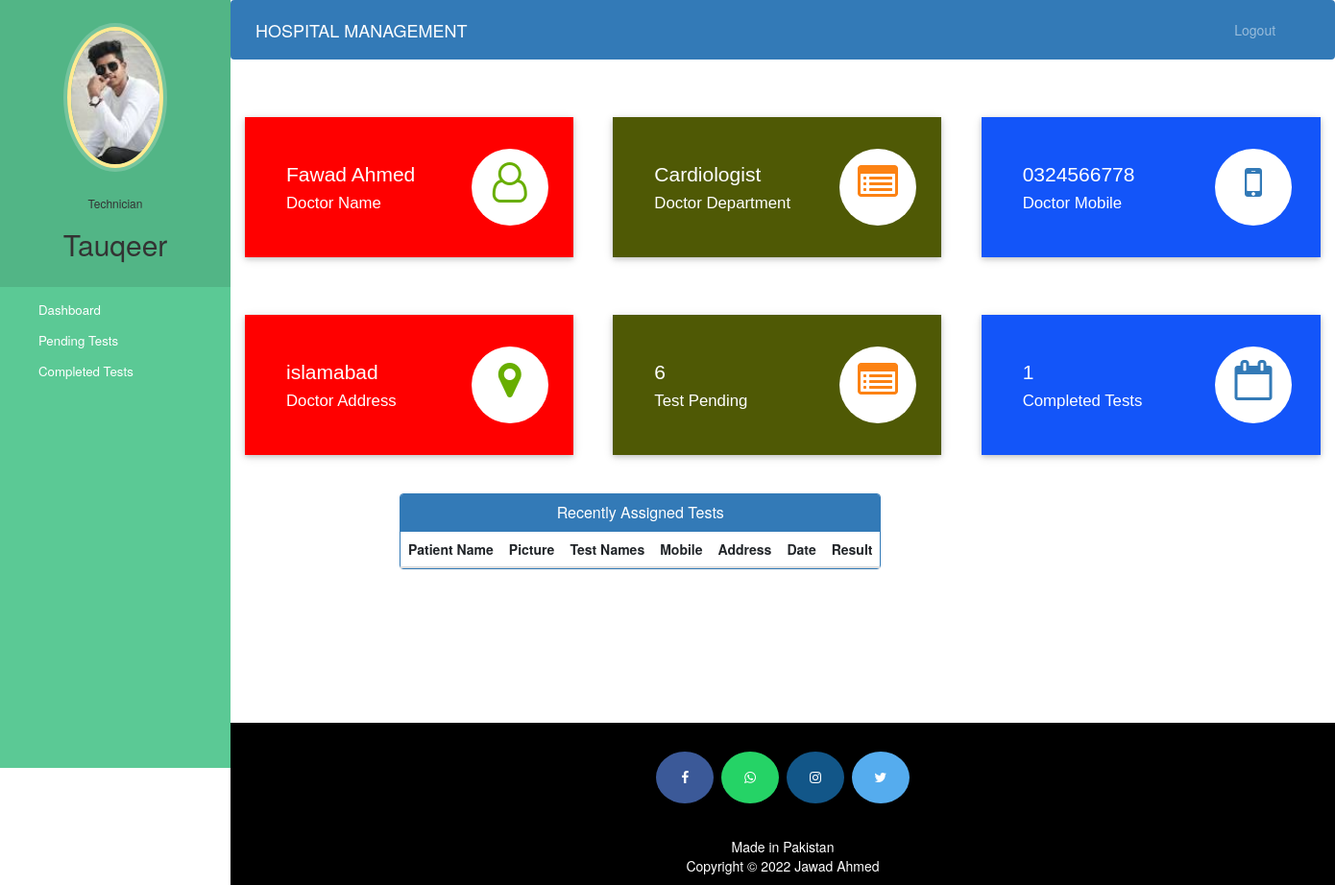
Page /technician-dashboard (signed in) on the committed database.
### hospital/models.py (models this page shows, shortened)
class Technician(models.Model):
    user = models.OneToOneField(User, on_delete=models.CASCADE)
    profile_pic = models.ImageField(
        upload_to='profile_pic/TechnicianProfilePic/', null=True, blank=True)
    address = models.CharField(max_length=40)
    mobile = models.CharField(max_length=20, null=False)
    assignedDoctorId = models.PositiveIntegerField(null=True)
    dateRegistered = models.DateField(auto_now=True)
    status = models.BooleanField(default=False)

class Doctor(models.Model):
    user = models.OneToOneField(User, on_delete=models.CASCADE)
    profile_pic = models.ImageField(
        upload_to='profile_pic/DoctorProfilePic/', null=True, blank=True)
    address = models.CharField(max_length=40)
    mobile = models.CharField(max_length=20, null=True)
    department = models.CharField(
        max_length=50, choices=departments, default='Cardiologist')
    status = models.BooleanField(default=False)
    @property
    def get_name(self):
        return f"{self.user.first_name} {self.user.last_name}"

### hospital/views.py (the view)
# urls.py: path('technician-dashboard', views.technician_dashboard_view,
@login_required(login_url='technicianlogin')
@user_passes_test(is_technician)
def technician_dashboard_view(request):
    technician = models.Technician.objects.get(user_id = request.user.id)
    doctor = models.Doctor.objects.get(user_id=technician.assignedDoctorId)
    test = models.Test.objects.all().order_by('-id')
    testcount = models.Test.objects.all().filter(status=True).count()
    pendingtestcount = models.Test.objects.all().filter(status=False).count()
    mydict = {
        'technician':technician,
        'doctorName': doctor.get_name,
        'doctorMobile': doctor.mobile,
        'doctorAddress': doctor.address,
        'doctorDepartment': doctor.department,
        'test': test,
        'testcount':testcount,
        'pendingtestcount':pendingtestcount,
    }
    return render(request, 'hospital/technician_dashboard.html', context=mydict)

### hospital/views.py (called while the page is built)
def is_technician(user):
    return user.groups.filter(name='TECHNICIAN').exists()

### hospital/templates/hospital/technician_dashboard.html (shortened to what this page needs)
{% extends 'hospital/technician_base.html' %}
{% load static %}
{% block content %}
{%include 'hospital/technician_dashboard_cards.html'%}
<br><br>
<div class="container">
    <div class="row">
        <div class="panel panel-primary" style="margin-left:15%;">
            <div class="panel-heading" style="text-align:center;">
                <h6 class="panel-title">Recently Assigned Tests</h6>
            </div>
            <table class="table table-hover" id="dev-table">
                <thead>
                    <tr>
                        <th>Patient Name</th>
                        <th>Picture</th>
                        <th>Test Names</th>
                        <th>Mobile</th>
                        <th>Address</th>
                        <th>Date</th>
                        <th>Result</th>
                    </tr>
                </thead>
            </table>
        </div>
    </div>
</div>
{% endblock content %}

### hospital/templates/hospital/technician_base.html (shortened to what this page needs)
<!DOCTYPE html>
{% load static %}
<html lang="en">
<head>
    <link rel="stylesheet" href="https://stackpath.bootstrapcdn.com/bootstrap/4.3.1/css/bootstrap.min.css">
    <link rel="stylesheet" href="https://maxcdn.bootstrapcdn.com/font-awesome/4.7.0/css/font-awesome.min.css">
</head>
<body>
    <nav class="menu" tabindex="0">
        <header class="avatar">
            <img src="{% static technician.profile_pic.url %}" alt="Profile Pic" />
            <br><br>
            <h6>Technician</h6>
            <h2>{{request.user.first_name}}</h2>
        </header>
        <ul>
            <li tabindex="0" class="icon-dashboard"> <a style="color:white; text-decoration:none;"
                    href="/technician-dashboard"><span>Dashboard</span></a> </li>
            <li tabindex="0" class="icon-calendar"> <a style="color:white; text-decoration:none;"
                    href="/technician-test"><span>Pending Tests</span></a></li>
            <li tabindex="0" class="icon-users"> <a style="color:white; text-decoration:none;"
                    href="/completed-tests"><span>Completed Tests</span></a></li>
        </ul>
    </nav>
    <main>
        <div class="bs-example">
            <nav class="navbar navbar-expand-md  navbar-dark fixed-top" style="background:#337AB7;">
                <a href="/technician-dashboard" class="navbar-brand">HOSPITAL MANAGEMENT</a>
                <div class="collapse navbar-collapse justify-content-between" id="navbarCollapse">
                    <div class="navbar-nav" style=" margin-left: 90%;">
                        <a href="/logout" class="nav-item nav-link">Logout</a>
                    </div>
                </div>
            </nav>
        </div>
        <br><br>
        {% block content %}
        {% endblock content %}
        <br><br><br><br><br><br><br>
        <footer>
            <p>
                <a id="ftr" href="https://facebook.com/sumit.luv/" class="fa fa-facebook"></a>
                <a id="ftr"
                    href="https://api.whatsapp.com/send?phone=919572181024&text=Hello%20Sumit.%0d%0aHow%20are%20you%20%3f%0d%0aI%20came%20from%20your%20website.&source=&data=#"
                    class="fa fa-whatsapp"></a>
                <a id="ftr" href="https://instagram.com/sumit.luv" class="fa fa-instagram"></a>
                <a id="ftr" href="https://twitter.com/sumitkumar1503" class="fa fa-twitter"></a>
            </p>
            <br>
            <div class="container">
                <div class="row">
                    <div class="col-md-12 col-sm-12">
                        <div style="color:#ffffff;" class="wow fadeInUp footer-copyright">
                            <p>Made in Pakistan <br>
                                Copyright &copy; 2022 Jawad Ahmed </p>
                        </div>
                    </div>
                </div>
            </div>
        </footer>
    </main>
</body>
</html>

### hospital/templates/hospital/technician_dashboard_cards.html (shortened to what this page needs)
<!DOCTYPE html>
<html lang="en" dir="ltr">
<head>
    <link rel="stylesheet" href="https://maxcdn.bootstrapcdn.com/bootstrap/3.4.1/css/bootstrap.min.css">
    <link rel="stylesheet" href="https://cdnjs.cloudflare.com/ajax/libs/font-awesome/4.7.0/css/font-awesome.min.css">
</head>
<body>
    <div class="market-updates">
        <div class="col-md-4 market-update-gd">
            <div class="market-update-block clr-block-1">
                <div class="col-md-8 market-update-left">
                    <h3>{{doctorName}}</h3>
                    <h4>Doctor Name</h4>
                </div>
                <div class="col-md-4 market-update-right">
                    <i class="fa fa-user-o"> </i>
                </div>
                <div class="clearfix"> </div>
            </div>
        </div>
        <div class="col-md-4 market-update-gd">
            <div class="market-update-block clr-block-2">
                <div class="col-md-8 market-update-left">
                    <h3>{{doctorDepartment}}</h3>
                    <h4>Doctor Department</h4>
                </div>
                <div class="col-md-4 market-update-right">
                    <i class="fa fa-list-alt"></i>
                </div>
                <div class="clearfix"> </div>
            </div>
        </div>
        <div class="col-md-4 market-update-gd">
            <div class="market-update-block clr-block-3">
                <div class="col-md-8 market-update-left">
                    <h3>{{doctorMobile}}</h3>
                    <h4>Doctor Mobile</h4>
                </div>
                <div class="col-md-4 market-update-right">
                    <i class="fa fa-mobile" aria-hidden="true"></i>
                </div>
                <div class="clearfix"> </div>
            </div>
        </div>
    </div>
    <br><br><br>
    <div class="market-updates">
        <div class="col-md-4 market-update-gd">
            <div class="market-update-block clr-block-1">
                <div class="col-md-8 market-update-left">
                    <h3>{{doctorAddress}}</h3>
                    <h4>Doctor Address</h4>
                </div>
                <div class="col-md-4 market-update-right">
                    <i class="fa fa-map-marker"> </i>
                </div>
                <div class="clearfix"> </div>
            </div>
        </div>
        <div class="col-md-4 market-update-gd">
            <div class="market-update-block clr-block-2">
                <div class="col-md-8 market-update-left">
                    <h3>{{pendingtestcount}}</h3>
                    <h4>Test Pending</h4>
                </div>
                <div class="col-md-4 market-update-right">
                    <i class="fa fa-list-alt"></i>
                </div>
                <div class="clearfix"> </div>
            </div>
        </div>
        <div class="col-md-4 market-update-gd">
            <div class="market-update-block clr-block-3">
                <div class="col-md-8 market-update-left">
                    <h3>{{testcount}}</h3>
                    <h4>Completed Tests</h4>
                </div>
                <div class="col-md-4 market-update-right">
                    <i class="fa fa-calendar-o" aria-hidden="true"></i>
                </div>
                <div class="clearfix"> </div>
            </div>
        </div>
    </div>
</body>
</html>

### hospital/templates/hospital/technician_base.html (style rules this page uses)
a:link { text-decoration: none; }
a { color: white; }
footer { padding: 0px 0px 0px 0px; background-color: black; margin: 0px; }
#ftr { padding: 20px; }
.fa { font-size: 23px; width: 60px; text-align: center; text-decoration: none; margin: 5px 2px; border-radius: 50%; }
.fa-facebook { background: #3B5998; color: white; margin-top: 30px; }
.fa-whatsapp { background: #25d366; color: white; }
.fa-twitter { background: #55ACEE; color: white; }
.fa-instagram { background: #125688; color: white; }
p { text-align: center; }
body { padding-left: 240px; }
main { position: relative; height: 100vh; }
.menu { background: #5bc995; height: 100vh; width: 240px; position: fixed; top: 0px; left: 0; z-index: 5; outline: none; }
.menu .avatar { background: rgba(0, 0, 0, 0.1); padding: 2em 0.5em; text-align: center; }
.menu .avatar img { width: 100px; border-radius: 50%; overflow: hidden; border: 4px solid #ffea92; box-shadow: 0 0 0 4px rgba(255, 255, 255, 0.2); }
.menu .avatar h2 { font-weight: normal; margin-bottom: 0; }
.menu ul { list-style: none; padding: 0.5em 0; margin: 0; }
.menu ul li { padding: 0.5em 1em 0.5em 3em; font-size: 0.95em; font-weight: regular; background-repeat: no-repeat; background-position: left 15px center; background-size: auto 20px; transition: all 0.15s linear; cursor: pointer; }
.menu ul li.icon-dashboard { background-image: url("http://www.entypo.com/images//gauge.svg"); }
.menu ul li.icon-users { background-image: url("http://www.entypo.com/images//users.svg"); }
.menu ul li.icon-calendar { background-image: url("http://www.entypo.com/images//calendar.svg"); }

### hospital/templates/hospital/technician_dashboard_cards.html (style rules this page uses)
.market-update-block { padding: 2em 2em; background: #999; }
.market-update-block h3 { color: #fff; font-size: 1.5em; font-family: 'Carrois Gothic', sans-serif; }
.market-update-block h4 { font-size: 1.2em; color: #fff; margin: 0.3em 0em; font-family: 'Carrois Gothic', sans-serif; }
.market-update-block.clr-block-1 { background: #ff0000; margin-right: 0.8em; box-shadow: 0 2px 5px 0 rgba(0, 0, 0, 0.16), 0 2px 10px 0 rgba(0, 0, 0, 0.12); transition: 0.5s all; -webkit-transition: 0.5s all; -moz-transition: 0.5s all; -o-transition: 0.5s all; }
.market-update-block.clr-block-2 { background: #4f5905; margin-right: 0.8em; box-shadow: 0 2px 5px 0 rgba(0, 0, 0, 0.16), 0 2px 10px 0 rgba(0, 0, 0, 0.12); transition: 0.5s all; -webkit-transition: 0.5s all; -moz-transition: 0.5s all; -o-transition: 0.5s all; }
.market-update-block.clr-block-3 { background: #1355f9; box-shadow: 0 2px 5px 0 rgba(0, 0, 0, 0.16), 0 2px 10px 0 rgba(0, 0, 0, 0.12); transition: 0.5s all; -webkit-transition: 0.5s all; -moz-transition: 0.5s all; -o-transition: 0.5s all; }
.market-update-right i.fa.fa-user-o, i.fa.fa-map-marker { font-size: 3em; color: #68AE00; width: 80px; height: 80px; background: #fff; text-align: center; border-radius: 49px; -webkit-border-radius: 49px; -moz-border-radius: 49px; -o-border-radius: 49px; line-height: 1.7em; }
.market-update-right i.fa.fa-info-circle, i.fa.fa-list-alt { font-size: 3em; color: #FC8213; width: 80px; height: 80px; background: #fff; text-align: center; border-radius: 49px; -webkit-border-radius: 49px; -moz-border-radius: 49px; -o-border-radius: 49px; line-height: 1.7em; }
.market-update-right i.fa.fa-mobile, i.fa.fa-calendar-o { font-size: 3em; color: #337AB7; width: 80px; height: 80px; background: #fff; text-align: center; border-radius: 49px; -webkit-border-radius: 49px; -moz-border-radius: 49px; -o-border-radius: 49px; line-height: 1.7em; }
.market-update-left { padding: 0px; }

### rows in the picture
Technician: profile_pic (picture)
Doctor: department "Cardiologist", mobile "0324566778", address "islamabad"

### other values in the picture
{{ request.user.first_name }} "Tauqeer"
{{ doctorName }} "Fawad Ahmed"
{{ pendingtestcount }} "6"
{{ testcount }} "1"
